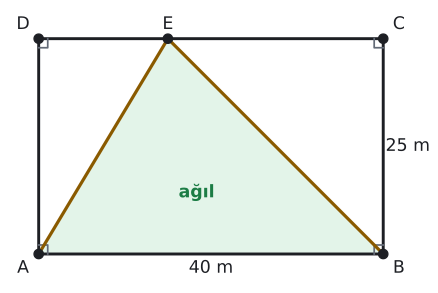

Reproduce this figure in Python.
import sys; sys.path.insert(0, "tools")
from cizim import *

P = lambda x, y: np.array([float(x), float(y)])
uz = lambda U, V: round(float(np.linalg.norm(U - V)), 4)
def acisi(K, U, V):
    u, v = U - K, V - K
    return round(float(np.degrees(np.arccos(np.dot(u, v) / np.linalg.norm(u) / np.linalg.norm(v)))), 3)
def birim(U, V):
    t = (V - U) / np.linalg.norm(V - U); return t, np.array([-t[1], t[0]])
def ayak(Q, U, V):
    t, _ = birim(U, V); return U + np.dot(Q - U, t) * t
def yansit(Q, U, V):
    return 2 * ayak(Q, U, V) - Q
def kesisim(U1, V1, U2, V2):
    M = np.array([V1 - U1, U2 - V2]).T; s = np.linalg.solve(M, U2 - U1); return U1 + s[0] * (V1 - U1)
def cetik(U, V, n=1, renk=SOLUK, f=0.5):
    M = U + f * (V - U); t, m = birim(U, V)
    for i in range(n):
        c = M + (i - (n - 1) / 2) * 0.2 * S * t
        ax.plot(*zip(c - 0.22 * S * m, c + 0.22 * S * m), color=renk, lw=1.5)
def olcu(U, V, metin, d=0.5, renk=YAZI, fs=13, f=0.5):
    """[UV] üzerinde f oranındaki noktaya, U->V yönünün soluna d*S uzağa yazı (d < 0: sağına)."""
    M = U + f * (V - U); _, m = birim(U, V)
    ax.text(*(M + d * S * m), metin, ha="center", va="center", color=renk, fontsize=fs)
def dik_isareti(K, U, V, r=0.4):
    a_ = (U - K) / np.linalg.norm(U - K) * r * S; b_ = (V - K) / np.linalg.norm(V - K) * r * S
    ax.plot(*zip(K + a_, K + a_ + b_, K + b_), color=SOLUK, lw=1.3)
def harf(Q, metin, dx, dy, renk=YAZI, fs=13):
    ax.text(Q[0] + dx * S, Q[1] + dy * S, metin, ha="center", va="center", color=renk, fontsize=fs)
def cizgi(U, V, renk=YAZI, lw=2.2, ls="-"):
    ax.plot(*zip(U, V), color=renk, lw=lw, ls=ls)
def boya(noktalar, renk):
    ax.add_patch(patches.Polygon(noktalar, closed=True, facecolor=renk, edgecolor="none"))
def yay(K, U, V, r=0.8, renk=MAVI, n=1):
    for i in range(n): aci(ax, K, U, V, r=(r + 0.18 * i) * S, renk=renk)
def yay_yazi(K, U, V, metin, d=1.4, renk=MAVI, fs=12):
    """K köşesindeki U-K-V açısının ortasından d*S uzağa yazı."""
    u = (U - K) / np.linalg.norm(U - K); v = (V - K) / np.linalg.norm(V - K); o = (u + v) / np.linalg.norm(u + v)
    ax.text(*(K + d * S * o), metin, ha="center", va="center", color=renk, fontsize=fs)
def basla(xmin, xmax, ymin, ymax, en=5.5):
    global fig, ax
    fig, ax = sekil(en, en * (ymax - ymin) / (xmax - xmin))
    ax.set_aspect("equal"); ax.axis("off"); ax.set_xlim(xmin, xmax); ax.set_ylim(ymin, ymax)
def dortgen(A, B, C, D, dolgu=None):
    if dolgu: boya([A, B, C, D], dolgu)
    ax.plot(*zip(A, B, C, D, A), color=YAZI)
    for Q in (A, B, C, D): nokta(ax, *Q, "")
def koseler(A, B, C, D, d=0.55):
    O = (A + B + C + D) / 4
    for Q, ad in ((A, "A"), (B, "B"), (C, "C"), (D, "D")):
        y = (Q - O) / np.linalg.norm(Q - O); harf(Q, ad, d * np.sign(y[0]) * 1.1, d * np.sign(y[1]))
def dikdortgen(a, b):
    """A orijinde, [AB] yatay: A, B, C, D."""
    return P(0, 0), P(a, 0), P(a, b), P(0, b)
def dik_koseler(A, B, C, D, r=0.4):
    dik_isareti(A, B, D, r); dik_isareti(B, C, A, r); dik_isareti(C, D, B, r); dik_isareti(D, A, C, r)
def cerceve(noktalar, kenar=1.2):
    xs = [q[0] for q in noktalar]; ys = [q[1] for q in noktalar]
    return min(xs) - kenar * S, max(xs) + kenar * S, min(ys) - kenar * S, max(ys) + kenar * S
def alan(noktalar, metin, renk=YAZI, dx=0, dy=0, fs=13):
    """Çokgenin köşelerinin ortalamasına kalın yazı."""
    O = sum(noktalar) / len(noktalar)
    ax.text(O[0] + dx * S, O[1] + dy * S, metin, ha="center", va="center", color=renk, fontsize=fs, fontweight="bold")
def alan_hesap(*Q):
    return round(abs(sum(Q[i][0] * Q[(i + 1) % len(Q)][1] - Q[(i + 1) % len(Q)][0] * Q[i][1] for i in range(len(Q)))) / 2, 4)

# Alıştırma 10: 40 m x 25 m tarla, E ∈ [DC] (|DE| = 15). A(AEB) = 500 m².
A, B, C, D = dikdortgen(40, 25); E = P(15, 25)
S = 3.0
print("AEB", alan_hesap(A, E, B))
basla(*cerceve([A, B, C, D], 1.2), en=5.5)
boya([A, E, B], YESIL_ACIK)
dortgen(A, B, C, D); koseler(A, B, C, D); dik_koseler(A, B, C, D, 0.35)
cizgi(A, E, SARI, 2.4); cizgi(E, B, SARI, 2.4)
nokta(ax, *E, ""); harf(E, "E", 0, 0.55)
olcu(A, B, "40 m", -0.55); olcu(B, C, "25 m", -0.95)
alan([A, E, B], "ağıl", YESIL, 0, -0.4)
kaydet(fig, __file__)
